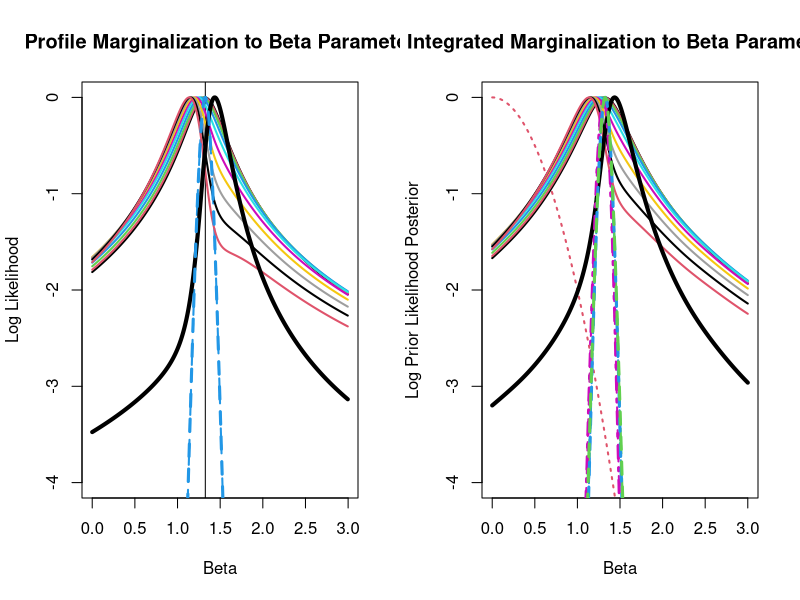

Reproduce this figure in R.
pdf(file="Figure2.pdf",width=10)
par(mfrow=c(1,2))

#Profile likelihood
# simple regression example recast as a sum of individual log likelihoods

#usual regresion without an intercept
x = c(1, 2, 3, 4, 5, 6, 7, 8, 9, 10, 17, 17, 17)
y = c(1, 2, 3, 4, 5, 6, 7, 8, 9, 10, 25, 25, 25)


#write out the sum of individual log likleihoods
pp<-""
for(i in 1:length(y)){
pp<-paste(pp," 
+ dnorm(y[",i,"], b * x[",i,"],s,log=T)",sep="")
}
pp<-paste("fn<-function(pars){  b=pars[1]; s=pars[2]; return(-(",pp,"))}",sep="")
eval(parse(text=pp))

#list log likelihood function
fn

#find the MLE and its SE by optimization
p0=c(1,1)
oo<-optim(p0,fn,method = "BFGS",hessian=T)
dmle<-oo$par
dmle.se<-sqrt(diag(solve(oo$hessian)))
rbind(dmle,dmle.se)

#range of parameter values for b
ii=seq(0,3,(5 - -2)/1000)


#now reparameterize sd to ease optimization
pp<-""
for(i in 1:length(y)){
pp<-paste(pp," 
+ dnorm(y[",i,"],b * x[",i,"],exp(s),log=T)",sep="")
}
pp<-paste("fn<-function(pars){ b=pars[1]; s=pars[2]; return(-(",pp,"))}",sep="")
eval(parse(text=pp))

p0=c(1,1)
oo<-optim(p0,fn,method = "BFGS",hessian=T)
dmle<-oo$par
dmle.se<-sqrt(diag(solve(oo$hessian)))
rbind(dmle,dmle.se)

#recall from theory (parameter is exp(s))
log(sqrt(summary(glm(y~-1 + x))$disp))
log(sqrt(summary(glm(y~-1 + x))$disp) * sqrt((13 - 1)/13))

#record the joint profile path
proflik.path=function(b){

pp<-""
for(i in 1:length(y)){
pp<-paste(pp," 
+ dnorm(y[",i,"], b * x[",i,"],exp(s),log=T)",sep="")
}
pp<-paste("fn<-function(pars){ b=b; s=pars[1]; return(-(",pp,"))}",sep="")
eval(parse(text=pp))


oo=optim(.9 * dmle[-2], fn,method="BFGS",hessian=T,control=list(reltol=.Machine$double.eps^.75))
return(c(-oo$value,oo$par))
}

#check that the mle is correct
proflik.path(dmle[1])
oo$par
oo$value

#calculate and plot the combined log likelihood
cc=matrix(NA,ncol=2,nrow=length(ii))
for(j in 1:length(ii))
cc[j,]=proflik.path(ii[j])
mle=min(abs(ii-dmle[1])) == abs(ii-dmle[1])
plot(ii,cc[,1] - cc[mle,1] + 0 * 2 ,type="n",ylim=c(-4,0 * 4),ylab="Log Likelihood",xlab="Beta")
title(main="Profile Marginalization to Beta Parameter")
lines(ii,cc[,1] - cc[mle,1] + 0 * 2,col=4,lty=2,lwd=2)

#mark the mle for slope
abline(v=dmle[1])

#individual likelihoods

#matrix to hold results
il=matrix(NA,nrow=length(y),ncol=length(ii))

#write out, evaluate and plot the individual log likelihoods
for(j in 1:length(y)){
pp<-paste("dnorm(y[",j,"], b * x[",j,"],exp(s),log=T)",sep="")
pp<-paste("fn<-function(pars){ b=pars[1]; s=pars[2]; return(-(",pp,"))}",sep="")
eval(parse(text=pp))
ic=NULL
for(k in 1:length(ii))
ic[k]=-fn(c(ii[k],cc[k,-1]))
il[j,]=ic - max(ic)
lines(ii,il[j,] + 0 * rnorm(1,0,.05),col=x[j],lwd=2)
#text(ii,il[j,],j)
}


#emphasize the "outliers" and combined log likelihoods
lines(ii,il[j,] + 0 * rnorm(1,0,.05),col=x[j],lwd=4)
lines(ii,cc[,1] - cc[mle,1] + 0 * 2,col=4,lty=2,lwd=3)




#Integrtaed log likelihood
library(pscl)

#Write out single observation likelihoods (not on log scale)
pp<-""
for(i in 1:length(y)){
pp<-paste("dnorm(y[",i,"],b1 * x[",i,"],sqrt(sig.sq),log=F)",sep="") 
pp<-paste("datamodel",i,"<-function(pars){ b1=pars[1]; sig.sq=pars[2]; return((",pp,"))}",sep="")
eval(parse(text=pp))
}
datamodel1
datamodel13

#Write out prior
pp<-""
pp<-paste(pp," 
dnorm(b1,u.0,tau.0) * densigamma(sig.sq,v.0/2,(v.0 * sig.sq.0)/2) ",sep=" ")
pp<-paste("prior<-function(pars){u=pars[1];b1=pars[2];sig.sq=pars[3];return((",pp,"))}",sep="")
eval(parse(text=pp))

prior 

#set prior parameters
u.0=0
tau.0=1/2
v.0=4
sig.sq.0=4


#Combine idividual observation likelihoods by multiplication
pp<-""
for(i in 1:(length(y) - 1)) {
pp<-paste(pp," 
datamodel",i,"(pars)"," * ",sep="")
}
i=length(y)
pp<-paste(pp," 
datamodel",i,"(pars)",sep="")
pp<-paste("datamodel<-function(pars){ b1=pars[1]; sig.sq=pars[2]; return((",pp,"))}",sep="")
eval(parse(text=pp)) 

datamodel 

#Focus on b1 parameter
b1=seq(-0,3,by=1/80) 

b1.prior=dnorm(b1,mean=u.0,tau.0,log=T) 
plot(b1,b1.prior - max(b1.prior),ylim=c(-4,0),type="n",ylab="Log Prior Likelihood Posterior",xlab="Beta") 
title(main="Integrated Marginalization to Beta Parameter")
lines(b1,b1.prior - max(b1.prior),col=2,lwd=2,lty=3) 


#re-write out the sum of individual likelihoods - note b1 will be a vector rather than a function parameter
pp<-""
for(i in 1:length(y)){
pp<-paste("dnorm(y[",i,"],b1 * x[",i,"],sqrt(sig.sq),log=F)",sep="") 
pp<-paste("datamodel",i,"<-function(pars){sig.sq=pars[1]; return((",pp,"))}",sep="")
eval(parse(text=pp))
} 
pp<-""
for(i in 1:(length(y) - 1)) {
pp<-paste(pp," 
datamodel",i,"(pars)"," * ",sep="")
}
i=length(y)
pp<-paste(pp," 
datamodel",i,"(pars)",sep="")
pp<-paste("fn<-function(pars){sig.sq=pars[1]; return((",pp,"))}",sep="")
eval(parse(text=pp)) 

fn
datamodel



#draw simple random sample of sig.sq from its prior (independent of b1 by assumptions), average and plot log of it
foos=function(n1,n2){
ff=fn(1) - fn(1)
for(k in 1:n1){
n=n2
rs=rigamma(n,v.0/2,(v.0 * sig.sq.0)/2)
rp=cbind(rs,rs)
ffi=apply(apply(rp,1,fn),1,sum)
ff=ffi + ff 
}
lines(b1,log(ff/max(ff,na.rm=T)),col=4,lty=2,lwd=2) 
return(ff)
}

nloop=20;ndraw=1000
for(j in 1:1){
ff=foos(nloop,ndraw)
}


#Verify the posterior using MCMC
library(MCMCpack)
line <- list(X1 = x,Y = y) 
for(I in 1:1) {
posterior <- MCMCregress(Y~-1 + X1, data=line, seed=trunc(runif(1) *10000),mcmc=10^6,c0=v.0,d0= v.0 * sig.sq.0,B0=1/tau.0^2) 
beta1=posterior[,1]
dd=density(beta1,from=min(b1),to=max(b1),n=length(b1))
lines(b1,log(dd$y) - max(log(dd$y)),col=6,lty=4,lwd=2)

lines(b1,log(dd$y) - b1.prior - max(log(dd$y)-b1.prior),col=4,lty=2,lwd=2)
}


#Obtain the profile likelihhods to be deformed to add to combined integrated likelihood
ii=b1
dmle=glm(y~-1 + x)$coef


#record the joint profile path
proflik.path=function(b){

pp<-""
for(i in 1:length(y)){
pp<-paste(pp," 
+ dnorm(y[",i,"],b * x[",i,"],exp(s),log=T)",sep="")
}
pp<-paste("fn<-function(pars){ b=b; s=pars[1]; return(-(",pp,"))}",sep="")
eval(parse(text=pp))


oo=optim(c(1,1), fn,method="BFGS",hessian=T,control=list(reltol=.Machine$double.eps^.75))
return(c(-oo$value,oo$par))
}


#check that the mle is correct
proflik.path(dmle[1])
oo$par
oo$value


#calculate the combined profile log likelihood
cc=matrix(NA,ncol=3,nrow=length(ii))
for(j in 1:length(ii))
cc[j,]=proflik.path(ii[j])
mle=min(abs(ii-dmle[1])) == abs(ii-dmle[1])
lines(ii,cc[,1] - cc[mle,1],col=3,lty=2,lwd=2)


#ratio of integrated to profile
intlRpl=log(ff)/cc[,1]

#individual likelihoods over the profile path
ill=matrix(NA,ncol=length(b1),nrow=length(y))

for(j in 1:length(y)){
pp<-paste("dnorm(y[",j,"], b * x[",j,"],sqrt(sig.sqv),log=T)",sep="")
pp<-paste("fni<-function(pars){ b=pars[1]; sig.sqv=pars[2]; return(-(",pp,"))}",sep="")
eval(parse(text=pp))
ic=NULL
for(k in 1:length(b1))
ic[k]=-fni(c(b1[k],exp(cc[k,2])^2))
offset=runif(1,-.1,.1)
lines(b1,intlRpl * (ic - max(ic)) + 0 * offset,col=x[j],lwd=2)
#text(b1[round(b1/.25,2) - round(b1/.25,0) == 0],(intlRpl * (ic - max(ic)) + offset)[round(b1/.25,2) - round(b1/.25,0) == 0],letters[j],cex=.75)
#lines(b1,(ic - max(ic)) + runif(1,0,.1) ,col=4)
ill[j,]=intlRpl * ic
}

#emphasize the "outliers"
lines(b1,intlRpl * (ic - max(ic)) + 0 * offset,col=x[j],lwd=4)

#check that these sum correctly to combined log likleihood - not run
#cpl=apply(ill,2,sum)
#text(b1,cpl - max(cpl),col=4,"s")

#Plot combined log posterior, integrated log likelihood and profile log likelihood 
lines(b1,log(dd$y) - max(log(dd$y)),col=6,lty=4,lwd=3)
lines(b1,log(dd$y) - b1.prior - max(log(dd$y)-b1.prior),col=4,lty=2,lwd=3)
lines(ii,cc[,1] - cc[mle,1],col=3,lty=2,lwd=3)
dev.off()
